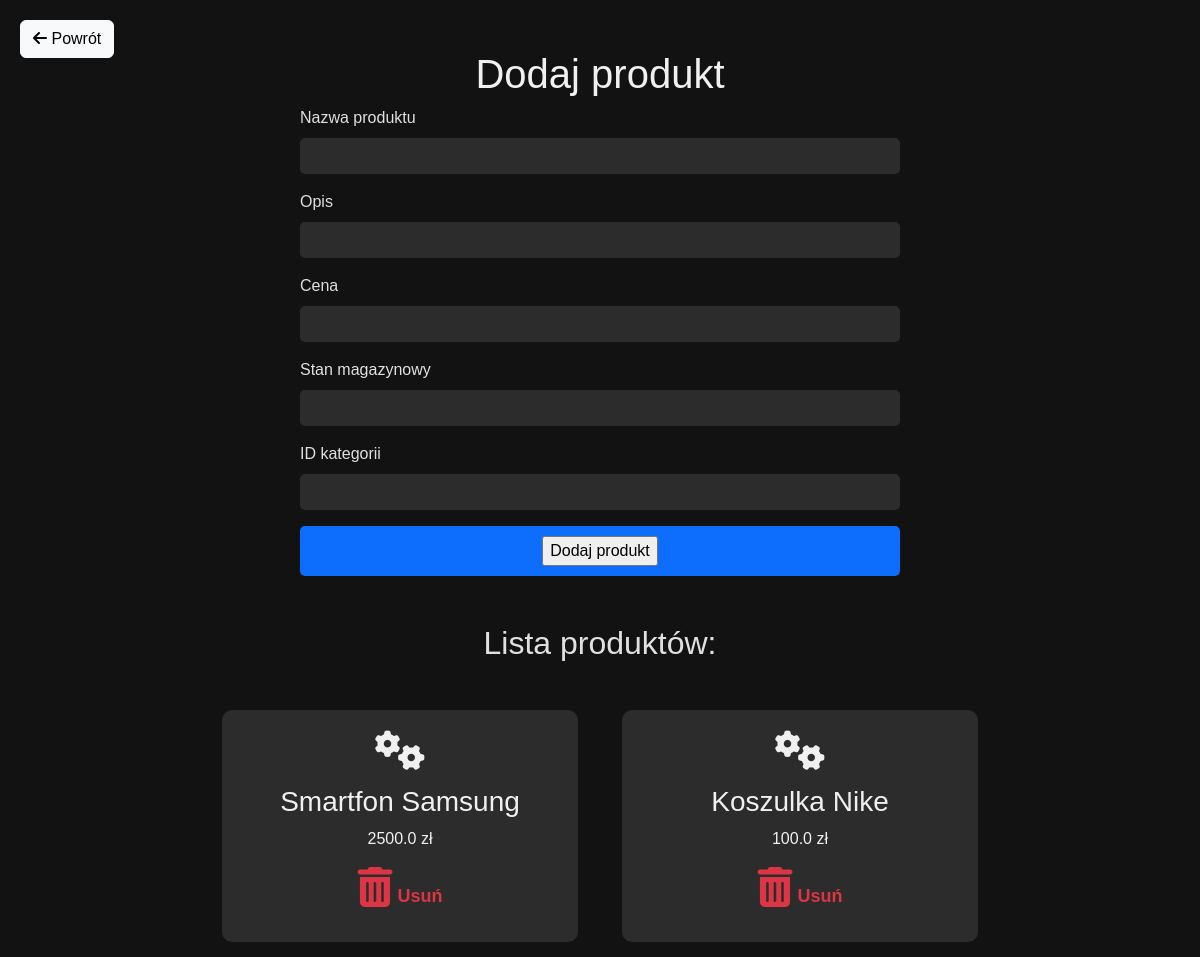
Page /products on the committed database.
### tables this page shows
CREATE TABLE Produkt (
    PROD_id INTEGER PRIMARY KEY,
    PROD_Nazwa TEXT,
    PROD_Opis TEXT,
    PROD_Cena FLOAT,
    PROD_StanMagazynowy INTEGER,
    KAT_id INTEGER,
    FOREIGN KEY (KAT_id) REFERENCES Kategoria(KAT_id)
);

### controllers/routing.py (the view)
    def products(self):
        form = ProductForm()
        if form.validate_on_submit():
            self.product_manager.add_product(
                form.name.data, form.description.data, form.price.data, form.stock.data, form.category_id.data
            )
            return redirect(url_for("products"))
        products = self.product_manager.get_products()
        return render_template("products.html", form=form, products=products)

### views/product_form.py
class ProductForm(FlaskForm):
    name = StringField("Nazwa produktu", validators=[DataRequired()])
    description = StringField("Opis", validators=[DataRequired()])
    price = FloatField("Cena", validators=[DataRequired()])
    stock = IntegerField("Stan magazynowy", validators=[DataRequired()])
    category_id = IntegerField("ID kategorii", validators=[DataRequired()])
    submit = SubmitField("Dodaj produkt")

### models/database.py (called while the page is built)
    def fetch_query(self, query, params=()):
        with sqlite3.connect(self.db_name) as conn:
            cursor = conn.cursor()
            cursor.execute(query, params)
            return cursor.fetchall()

### models/product.py (called while the page is built)
    def get_products(self):
        query = "SELECT PROD_id, PROD_Nazwa, PROD_Cena FROM Produkt"
        return self.db.fetch_query(query)

### templates/products.html (shortened to what this page needs)
<!DOCTYPE html>
<html lang="pl">
<head>
    <link href="https://cdn.jsdelivr.net/npm/bootstrap@5.3.0-alpha1/dist/css/bootstrap.min.css" rel="stylesheet">
    <link href="https://cdnjs.cloudflare.com/ajax/libs/font-awesome/6.0.0-beta3/css/all.min.css" rel="stylesheet">
</head>
<body>
    <a href="{{ url_for('home') }}" class="btn btn-light back-button">
        <i class="fas fa-arrow-left"></i> Powrót
    </a>
    <div class="container">
        <h1>Dodaj produkt</h1>
        <div class="form-container">
            <form method="POST">
                <div class="mb-3">
                    <label for="name" class="form-label">{{ form.name.label }}</label>
                    {{ form.name(class="form-control") }}
                </div>
                <div class="mb-3">
                    <label for="description" class="form-label">{{ form.description.label }}</label>
                    {{ form.description(class="form-control") }}
                </div>
                <div class="mb-3">
                    <label for="price" class="form-label">{{ form.price.label }}</label>
                    {{ form.price(class="form-control") }}
                </div>
                <div class="mb-3">
                    <label for="stock" class="form-label">{{ form.stock.label }}</label>
                    {{ form.stock(class="form-control") }}
                </div>
                <div class="mb-3">
                    <label for="category_id" class="form-label">{{ form.category_id.label }}</label>
                    {{ form.category_id(class="form-control") }}
                </div>
                <button type="submit" class="btn-submit w-100">{{ form.submit }}</button>
            </form>
        </div>
       <h2 class="mt-5 text-center mb-5">Lista produktów:</h2>
        <div class="row row-cols-1 row-cols-md-2 row-cols-lg-3">
            {% for product in products %}
            <div class="col">
                <div class="tile">
                    <i class="fas fa-cogs"></i>
                    <h3>{{ product[1] }}</h3>
                    <p>{{ product[2] }} zł</p>
                    <a href="{{ url_for('delete_product', product_id=product[0]) }}" class="text-danger">
                        <i class="fas fa-trash-alt"></i> Usuń
                    </a>
                </div>
            </div>
            {% endfor %}
        </div>
    </div>
</body>
</html>

### templates/products.html (style rules this page uses)
body { background-color: #121212; color: #E0E0E0; font-family: Arial, sans-serif; }
.container { margin-top: 50px; }
h1 { text-align: center; color: #f0f0f0; }
.form-container { max-width: 600px; margin: 0 auto; }
.form-control { background-color: #2C2C2C; color: #f0f0f0; border: none; border-radius: 5px; margin-bottom: 15px; }
.btn-submit { background-color: #0d6efd; color: #fff; border: none; border-radius: 5px; width: 100%; padding: 10px; }
.tile { background-color: #2C2C2C; border-radius: 10px; padding: 20px; text-align: center; transition: transform 0.3s; color: #f0f0f0; margin-bottom: 15px; }
.tile i { font-size: 40px; margin-bottom: 15px; }
.tile a { text-decoration: none; color: #f0f0f0; font-weight: bold; font-size: 18px; display: block; margin-top: 15px; }
.row-cols-1, .row-cols-md-2, .row-cols-lg-3 { display: flex; justify-content: center; gap: 20px; }
.back-button { position: fixed; top: 20px; left: 20px; z-index: 1000; }

### rows in the picture
Produkt: PROD_Nazwa "Smartfon Samsung", PROD_Cena "2500.0"
Produkt: PROD_Nazwa "Koszulka Nike", PROD_Cena "100.0"
